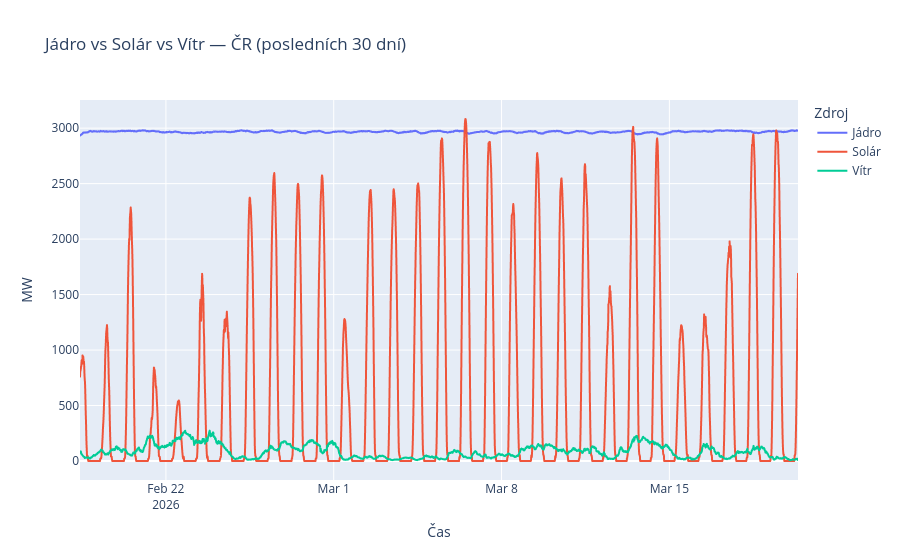

The notebook cell saved with this chart:
### Code cell
fig = px.line(
    vyroba_clean[["Jádro", "Solár", "Vítr"]],
    title="Jádro vs Solár vs Vítr — ČR (posledních 30 dní)",
    labels={"value": "MW", "index": "Čas", "variable": "Zdroj"},
)
fig.show()

### Figure 1 — Plotly figure (JSON) as saved in the notebook; plotly's stock layout.template omitted (floating-point values rounded to 4 significant figures; data arrays with more than 128 entries replaced by an {"elided": "..."} marker saying what was removed)
{"data": [{"hovertemplate": "Zdroj=Jádro<br>Čas=%{x}<br>MW=%{y}<extra></extra>", "legendgroup": "Jádro", "line": {"color": "#636efa", "dash": "solid"}, "marker": {"symbol": "circle"}, "mode": "lines", "name": "Jádro", "showlegend": true, "type": "scattergl", "x": {"elided": "2876 str values"}, "xaxis": "x", "y": {"elided": "2876 float values"}, "yaxis": "y"}, {"hovertemplate": "Zdroj=Solár<br>Čas=%{x}<br>MW=%{y}<extra></extra>", "legendgroup": "Solár", "line": {"color": "#EF553B", "dash": "solid"}, "marker": {"symbol": "circle"}, "mode": "lines", "name": "Solár", "showlegend": true, "type": "scattergl", "x": {"elided": "2876 str values"}, "xaxis": "x", "y": {"elided": "2876 float values"}, "yaxis": "y"}, {"hovertemplate": "Zdroj=Vítr<br>Čas=%{x}<br>MW=%{y}<extra></extra>", "legendgroup": "Vítr", "line": {"color": "#00cc96", "dash": "solid"}, "marker": {"symbol": "circle"}, "mode": "lines", "name": "Vítr", "showlegend": true, "type": "scattergl", "x": {"elided": "2876 str values"}, "xaxis": "x", "y": {"elided": "2876 float values"}, "yaxis": "y"}], "layout": {"legend": {"title": {"text": "Zdroj"}, "tracegroupgap": 0}, "title": {"text": "Jádro vs Solár vs Vítr — ČR (posledních 30 dní)"}, "xaxis": {"anchor": "y", "domain": [0, 1], "title": {"text": "Čas"}}, "yaxis": {"anchor": "x", "domain": [0, 1], "title": {"text": "MW"}}}}
